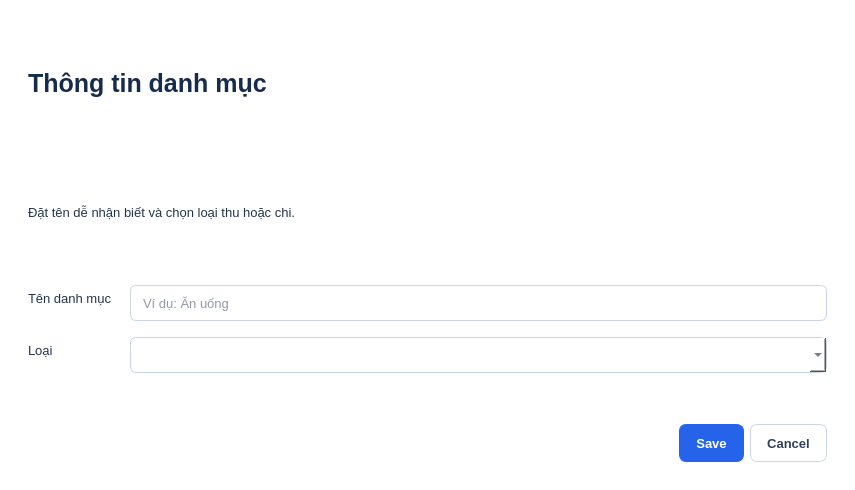
<?xml version="1.0" encoding="utf-8"?>
<ui version="4.0">
 <class>CategoryDialog</class>
 <widget class="QDialog" name="CategoryDialog">
  <property name="styleSheet">
   <string>QWidget { color: #24344b; font-family: "Segoe UI"; font-size: 13px; }
QLabel { background: transparent; border: none; }
QLabel[styleRole="muted"], QLabel#dateLabel, QLabel#summaryCaption { color: #64748b; }
QLabel#pageTitle, QLabel#formTitle { font-size: 25px; font-weight: 700; color: #172b4d; }
QLabel[styleRole="section"] { font-size: 15px; font-weight: 600; color: #24344b; }
QLabel#statusLabel { color: #64748b; padding: 8px 0; }
QLabel#emptyLabel { color: #64748b; padding: 24px; background: #f8fafc; border-radius: 8px; }
QLabel#errorLabel, QLabel#messageLabel { color: #b42318; }
QFrame[styleRole="card"] { background: white; border: 1px solid #e2e8f0; border-radius: 12px; }
QPushButton { background: white; color: #334155; border: 1px solid #cbd5e1; border-radius: 7px; padding: 8px 16px; min-height: 20px; font-weight: 600; }
QPushButton:hover { background: #f1f5fb; border-color: #94a3b8; }
QPushButton:pressed { background: #e2e8f0; }
QPushButton:focus { border: 1px solid #2563eb; }
QPushButton:disabled { background: #f8fafc; color: #94a3b8; border-color: #e2e8f0; }
QPushButton#addButton, QPushButton#loginButton, QPushButton:default { background: #2563eb; color: white; border-color: #2563eb; }
QPushButton#addButton:hover, QPushButton#loginButton:hover, QPushButton:default:hover { background: #1d4ed8; border-color: #1d4ed8; }
QPushButton#deleteButton:enabled { color: #b42318; border-color: #f2c6c2; }
QPushButton#deleteButton:enabled:hover { background: #fff1f0; }
QLineEdit, QComboBox, QDateEdit, QDoubleSpinBox, QTextEdit { background: white; border: 1px solid #cbd5e1; border-radius: 6px; padding: 7px 10px; min-height: 20px; selection-background-color: #dbeafe; selection-color: #172b4d; }
QComboBox, QDateEdit, QDoubleSpinBox { padding-right: 22px; }
QLineEdit:focus, QComboBox:focus, QDateEdit:focus, QDoubleSpinBox:focus, QTextEdit:focus { border-color: #2563eb; }
QLineEdit:disabled, QComboBox:disabled, QDoubleSpinBox:disabled { color: #64748b; background: #f1f5f9; }
QCheckBox { spacing: 8px; }
QTableWidget { background: white; alternate-background-color: #f8fafc; border: none; selection-background-color: #e8f0ff; selection-color: #173b79; outline: 0; }
QTableWidget::item { padding: 6px; border-bottom: 1px solid #edf1f6; }
QTableWidget::item:selected { background: #e8f0ff; color: #173b79; }
QHeaderView::section { background: #f4f7fb; color: #64748b; padding: 10px 7px; border: none; border-bottom: 1px solid #e2e8f0; font-weight: 600; }
QTableCornerButton::section { background: #f4f7fb; border: none; }
QProgressBar { background: #e8eef8; border: none; border-radius: 6px; min-height: 22px; text-align: center; color: #173b79; }
QProgressBar::chunk { background: #93b9ff; border-radius: 6px; }
QToolTip { color: #24344b; background: white; border: 1px solid #cbd5e1; padding: 5px; }
QDialog#CategoryDialog { background: white; }</string>
  </property>
  <property name="minimumSize">
   <size>
    <width>540</width>
    <height>0</height>
   </size>
  </property>
  <property name="geometry">
   <rect>
    <x>0</x>
    <y>0</y>
    <width>855</width>
    <height>490</height>
   </rect>
  </property>
  <property name="windowTitle">
   <string>Danh mục</string>
  </property>
  <layout class="QVBoxLayout" name="rootLayout">
   <property name="spacing">
    <number>18</number>
   </property>
   <property name="bottomMargin">
    <number>28</number>
   </property>
   <property name="rightMargin">
    <number>28</number>
   </property>
   <property name="topMargin">
    <number>28</number>
   </property>
   <property name="leftMargin">
    <number>28</number>
   </property>
   <item>
    <widget class="QLabel" name="formTitle">
     <property name="styleRole" stdset="0">
      <string>section</string>
     </property>
     <property name="wordWrap">
      <bool>true</bool>
     </property>
     <property name="text">
      <string>Thông tin danh mục</string>
     </property>
    </widget>
   </item>
   <item>
    <widget class="QLabel" name="formDescription">
     <property name="styleRole" stdset="0">
      <string>muted</string>
     </property>
     <property name="wordWrap">
      <bool>true</bool>
     </property>
     <property name="text">
      <string>Đặt tên dễ nhận biết và chọn loại thu hoặc chi.</string>
     </property>
    </widget>
   </item>
   <item>
    <layout class="QFormLayout" name="formLayout">
     <property name="fieldGrowthPolicy">
      <enum>QFormLayout::AllNonFixedFieldsGrow</enum>
     </property>
     <property name="labelAlignment">
      <set>Qt::AlignLeft|Qt::AlignVCenter</set>
     </property>
     <property name="horizontalSpacing">
      <number>18</number>
     </property>
     <property name="verticalSpacing">
      <number>16</number>
     </property>
     <item row="0" column="0">
      <widget class="QLabel" name="nameLabel">
       <property name="buddy">
        <cstring>nameInput</cstring>
       </property>
       <property name="text">
        <string>Tên danh mục</string>
       </property>
      </widget>
     </item>
     <item row="0" column="1">
      <widget class="QLineEdit" name="nameInput">
       <property name="placeholderText">
        <string>Ví dụ: Ăn uống</string>
       </property>
      </widget>
     </item>
     <item row="1" column="0">
      <widget class="QLabel" name="typeLabel">
       <property name="buddy">
        <cstring>typeCombo</cstring>
       </property>
       <property name="text">
        <string>Loại</string>
       </property>
      </widget>
     </item>
     <item row="1" column="1">
      <widget class="QComboBox" name="typeCombo">
       <property name="accessibleName">
        <string>typeCombo</string>
       </property>
      </widget>
     </item>
    </layout>
   </item>
   <item>
    <spacer name="buttonGap">
     <property name="orientation">
      <enum>Qt::Orientation::Vertical</enum>
     </property>
     <property name="sizeType">
      <enum>QSizePolicy::Policy::Fixed</enum>
     </property>
     <property name="sizeHint" stdset="0">
      <size>
       <width>20</width>
       <height>10</height>
      </size>
     </property>
    </spacer>
   </item>
   <item>
    <widget class="QDialogButtonBox" name="buttons">
     <property name="standardButtons">
      <set>QDialogButtonBox::StandardButton::Cancel|QDialogButtonBox::StandardButton::Save</set>
     </property>
    </widget>
   </item>
  </layout>
 </widget>
 <resources />
 <connections />
</ui>
